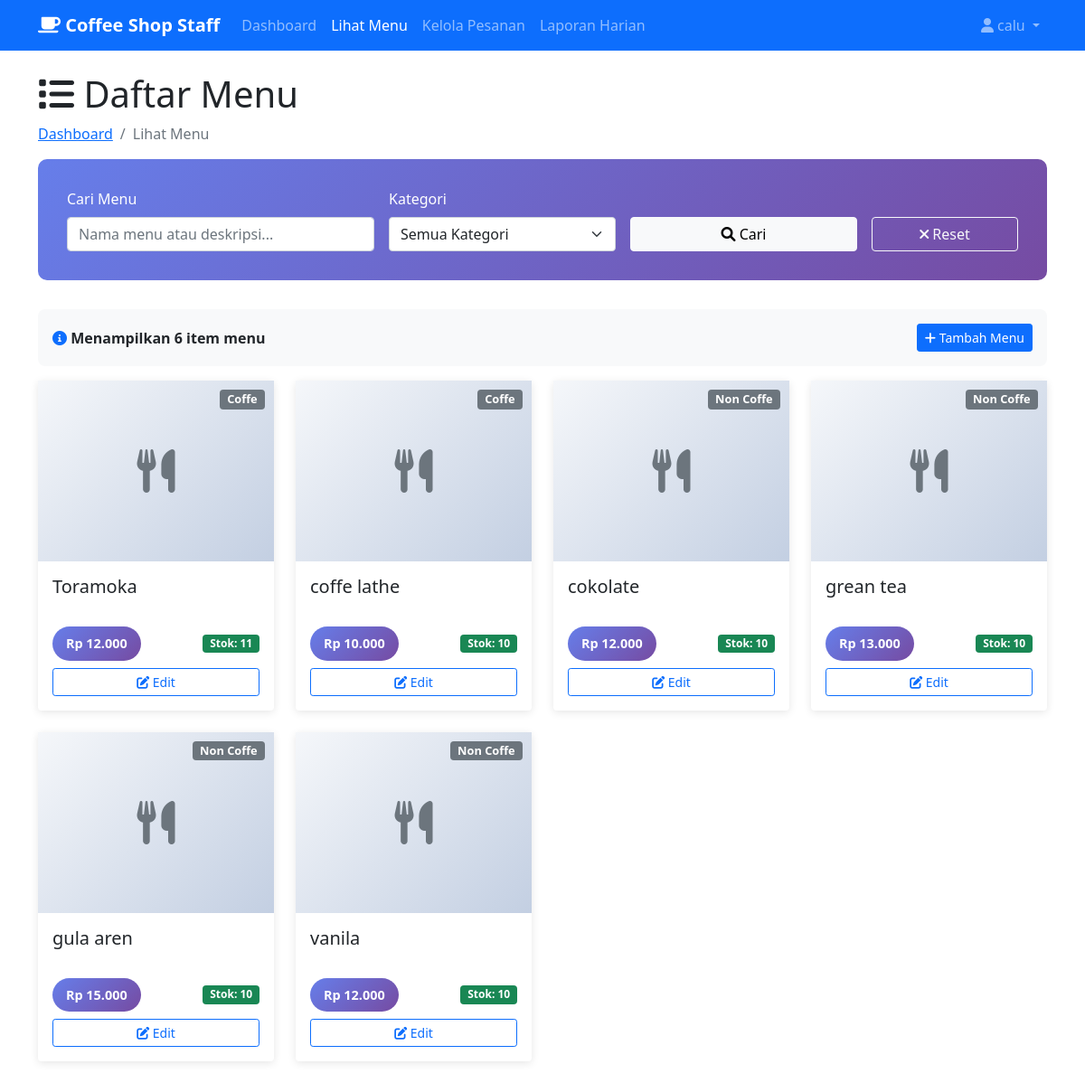
The app's page /karyawan/view_menu.php (signed in) with its own data.
### tables this page shows
CREATE TABLE `menu` (
  `kode_menu` varchar(20) NOT NULL,
  `nama_menu` varchar(100) NOT NULL,
  `kategori` enum('Coffe','Non Coffe') NOT NULL,
  `harga` int NOT NULL,
  `status` enum('available','unavailable','discontinued') DEFAULT 'available',
  `created_at` timestamp NULL DEFAULT CURRENT_TIMESTAMP,
  `stok` int NOT NULL DEFAULT '0'
);

### classes/Menu.php (called while the page is built)
<?php
class Menu {
    private $conn;
    public function __construct($db) {
        $this->conn = $db;
    }
    public function read() {
        $query = "SELECT * FROM menu ORDER BY created_at DESC";
        $stmt = $this->conn->prepare($query);
        $stmt->execute();
        return $stmt;
    }
}
?>

### karyawan/view_menu.php (the view, shortened to what this page needs)
<?php
require_once __DIR__ . '/../classes/Menu.php';
$database = new Database();
$db = $database->getConnection();
$menu = new Menu($db);
$stmt = $menu->read();
$menu_items = $stmt->fetchAll(PDO::FETCH_ASSOC);
$search = isset($_GET['search']) ? trim($_GET['search']) : '';
$filtered_items = $menu_items;
usort($filtered_items, function($a, $b) {
    if ($a['kategori'] == $b['kategori']) {
        return strcmp($a['nama_menu'], $b['nama_menu']);
    }
    return strcmp($a['kategori'], $b['kategori']);
});
$total_items = count($filtered_items);
?>
<!DOCTYPE html>
<html lang="id">
<head>
    <link href="https://cdn.jsdelivr.net/npm/bootstrap@5.1.3/dist/css/bootstrap.min.css" rel="stylesheet" />
    <link href="https://cdnjs.cloudflare.com/ajax/libs/font-awesome/6.0.0/css/all.min.css" rel="stylesheet" />
</head>
<body>
    <nav class="navbar navbar-expand-lg navbar-dark bg-primary">
        <div class="container">
            <a class="navbar-brand" href="dashboard.php">
                <i class="fas fa-coffee"></i> Coffee Shop Staff
            </a>
            <div class="collapse navbar-collapse" id="navbarNav">
                <ul class="navbar-nav me-auto">
                    <li class="nav-item">
                        <a class="nav-link" href="dashboard.php">Dashboard</a>
                    </li>
                    <li class="nav-item">
                        <a class="nav-link active" href="view_menu.php">Lihat Menu</a>
                    </li>
                    <li class="nav-item">
                        <a class="nav-link" href="pesan_minuman.php">Kelola Pesanan</a>
                    </li>
                    <li class="nav-item">
                        <a class="nav-link" href="laporan_harian.php">Laporan Harian</a>
                    </li>
                </ul>
                <ul class="navbar-nav">
                    <li class="nav-item dropdown">
                        <a class="nav-link dropdown-toggle" href="#" id="navbarDropdown" role="button" data-bs-toggle="dropdown">
                            <i class="fas fa-user"></i> <?= htmlspecialchars($_SESSION['staff_nama']); ?>
                        </a>
                    </li>
                </ul>
            </div>
        </div>
    </nav>
    <div class="container mt-4">
        <div class="row">
            <div class="col-md-12">
                <h1><i class="fas fa-list"></i> Daftar Menu</h1>
                <nav aria-label="breadcrumb">
                    <ol class="breadcrumb">
                        <li class="breadcrumb-item"><a href="dashboard.php">Dashboard</a></li>
                        <li class="breadcrumb-item active" aria-current="page">Lihat Menu</li>
                    </ol>
                </nav>
            </div>
        </div>
        <div class="search-container">
            <form method="GET" class="row g-3">
                <div class="col-md-4">
                    <label class="form-label">Cari Menu</label>
                    <input type="text" class="form-control" name="search" placeholder="Nama menu atau deskripsi..." value="<?= htmlspecialchars($search); ?>">
                </div>
                <div class="col-md-3">
                    <label class="form-label">Kategori</label>
                    <select class="form-select" name="kategori">
                        <option value="">Semua Kategori</option>
                    </select>
                </div>
                <div class="col-md-3">
                    <label class="form-label">&nbsp;</label>
                    <div class="d-grid">
                        <button type="submit" class="btn btn-light">
                            <i class="fas fa-search"></i> Cari
                        </button>
                    </div>
                </div>
                <div class="col-md-2">
                    <label class="form-label">&nbsp;</label>
                    <div class="d-grid">
                        <a href="view_menu.php" class="btn btn-outline-light">
                            <i class="fas fa-times"></i> Reset
                        </a>
                    </div>
                </div>
            </form>
        </div>
        <div class="results-info">
            <div class="d-flex justify-content-between align-items-center">
                <div>
                    <i class="fas fa-info-circle text-primary"></i>
                    <strong>Menampilkan <?= $total_items; ?> item menu</strong>
                </div>
                <div>
                    <a href="add_menu.php" class="btn btn-primary btn-sm">
                        <i class="fas fa-plus"></i> Tambah Menu
                    </a>
                </div>
            </div>
        </div>
        <div class="row">
            <?php if (empty($filtered_items)): ?>
                <div class="col-12">
                    <div class="alert alert-info text-center">
                        <i class="fas fa-info-circle fa-3x mb-3"></i>
                        <h4>Tidak ada menu yang ditemukan</h4>
                        <p>Silakan coba dengan kata kunci atau kategori yang berbeda.</p>
                        <a href="view_menu.php" class="btn btn-primary">
                            <i class="fas fa-arrow-left"></i> Kembali ke Semua Menu
                        </a>
                    </div>
                </div>
            <?php else: ?>
                <?php foreach($filtered_items as $item): ?>
                    <?php
                    $stok = isset($item['stok']) ? (int)$item['stok'] : 0;
                    $kategori = isset($item['kategori']) ? htmlspecialchars(ucfirst($item['kategori'])) : 'Unknown';
                    $nama_menu = isset($item['nama_menu']) ? htmlspecialchars($item['nama_menu']) : '-';
                    $harga = isset($item['harga']) ? (int)$item['harga'] : 0;
                    $kode_menu = isset($item['kode_menu']) ? htmlspecialchars($item['kode_menu']) : '';
                    ?>
                    <div class="col-md-4 col-lg-3 mb-4">
                        <div class="card menu-card <?= ($stok <= 0) ? 'out-of-stock' : ''; ?>">
                            <div class="position-relative">
                                <div class="menu-image">
                                    <i class="fas fa-utensils fa-3x text-muted"></i>
                                </div>
                                <span class="badge bg-secondary category-badge">
                                    <?= $kategori; ?>
                                </span>
                            </div>
                            <div class="card-body">
                                <h5 class="card-title"><?= $nama_menu; ?></h5>
                                <div class="card-footer-custom">
                                    <div class="d-flex justify-content-between align-items-center mb-2">
                                        <span class="price-tag">
                                            Rp <?= number_format($harga, 0, ',', '.'); ?>
                                        </span>
                                        <span class="badge bg-<?= $stok > 5 ? 'success' : ($stok > 0 ? 'warning' : 'danger'); ?>">
                                            Stok: <?= $stok; ?>
                                        </span>
                                    </div>
                                    <div class="d-grid gap-2">
                                        <a href="edit_menu.php?kode_menu=<?= $kode_menu; ?>" class="btn btn-outline-primary btn-sm">
                                            <i class="fas fa-edit"></i> Edit
                                        </a>
                                    </div>
                                </div>
                            </div>
                        </div>
                    </div>
                <?php endforeach; ?>
            <?php endif; ?>
        </div>
    </div>
</body>
</html>

### karyawan/view_menu.php (style rules this page uses)
.menu-card { transition: transform 0.3s ease, box-shadow 0.3s ease; border: none; box-shadow: 0 2px 10px rgba(0,0,0,0.1); height: 100%; }
.menu-image { height: 200px; object-fit: cover; background: linear-gradient(135deg, #f5f7fa 0%, #c3cfe2 100%); display: flex; align-items: center; justify-content: center; }
.price-tag { background: linear-gradient(135deg, #667eea 0%, #764ba2 100%); color: white; padding: 8px 15px; border-radius: 20px; font-weight: bold; font-size: 0.9rem; }
.category-badge { position: absolute; top: 10px; right: 10px; z-index: 1; font-size: 0.8rem; }
.search-container { background: linear-gradient(135deg, #667eea 0%, #764ba2 100%); color: white; padding: 2rem; border-radius: 10px; margin-bottom: 2rem; }
.results-info { background: #f8f9fa; padding: 1rem; border-radius: 8px; margin-bottom: 1rem; }
.card-body { display: flex; flex-direction: column; gap: 0.5rem; }
.card-footer-custom { margin-top: auto; padding-top: 1rem; }
.navbar-brand { font-weight: bold; }

### records on screen
menu: kategori "Coffe", nama_menu "Toramoka", harga "12.000", stok "11"
menu: kategori "Coffe", nama_menu "coffe lathe", harga "10.000", stok "10"
menu: kategori "Non Coffe", nama_menu "cokolate", harga "12.000", stok "10"
menu: kategori "Non Coffe", nama_menu "grean tea", harga "13.000", stok "10"
menu: kategori "Non Coffe", nama_menu "gula aren", harga "15.000", stok "10"
menu: kategori "Non Coffe", nama_menu "vanila", harga "12.000", stok "10"

### other values on screen
$_SESSION['staff_nama'] "calu"
$total_items "6"
